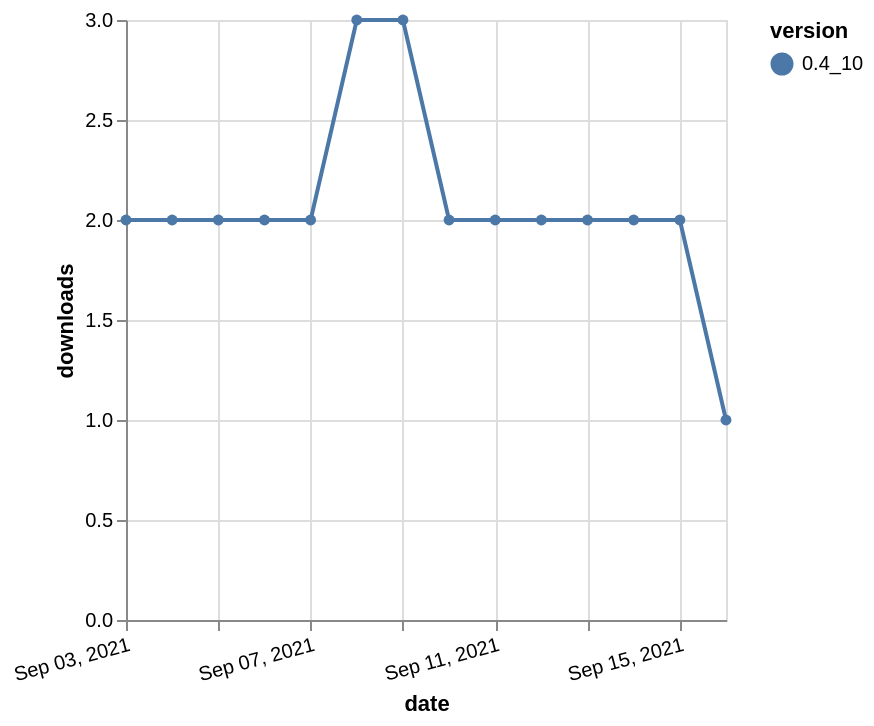

Here is the Vega-Lite specification saved for this chart:
### Vega-Lite specification from a JSON file in a GitHub repository (floating-point values rounded to 4 significant figures)
{"$schema": "https://vega.github.io/schema/vega-lite/v5.json", "description": "A simple bar chart with embedded data.", "data": {"values": [{"date": "2021-09-03", "total": 2763, "delta": 2, "version": "0.4_10"}, {"date": "2021-09-04", "total": 2765, "delta": 2, "version": "0.4_10"}, {"date": "2021-09-05", "total": 2767, "delta": 2, "version": "0.4_10"}, {"date": "2021-09-06", "total": 2769, "delta": 2, "version": "0.4_10"}, {"date": "2021-09-07", "total": 2771, "delta": 2, "version": "0.4_10"}, {"date": "2021-09-08", "total": 2774, "delta": 3, "version": "0.4_10"}, {"date": "2021-09-09", "total": 2777, "delta": 3, "version": "0.4_10"}, {"date": "2021-09-10", "total": 2779, "delta": 2, "version": "0.4_10"}, {"date": "2021-09-11", "total": 2781, "delta": 2, "version": "0.4_10"}, {"date": "2021-09-12", "total": 2783, "delta": 2, "version": "0.4_10"}, {"date": "2021-09-13", "total": 2785, "delta": 2, "version": "0.4_10"}, {"date": "2021-09-14", "total": 2787, "delta": 2, "version": "0.4_10"}, {"date": "2021-09-15", "total": 2789, "delta": 2, "version": "0.4_10"}, {"date": "2021-09-16", "total": 2790, "delta": 1, "version": "0.4_10"}]}, "width": "container", "mark": {"type": "line", "point": {"filled": true}}, "encoding": {"x": {"field": "date", "type": "temporal", "timeUnit": "yearmonthdate", "title": "date", "axis": {"labelAngle": -15}}, "y": {"field": "delta", "type": "quantitative", "title": "downloads"}, "color": {"field": "version", "type": "nominal"}, "tooltip": {"field": "delta"}}}
